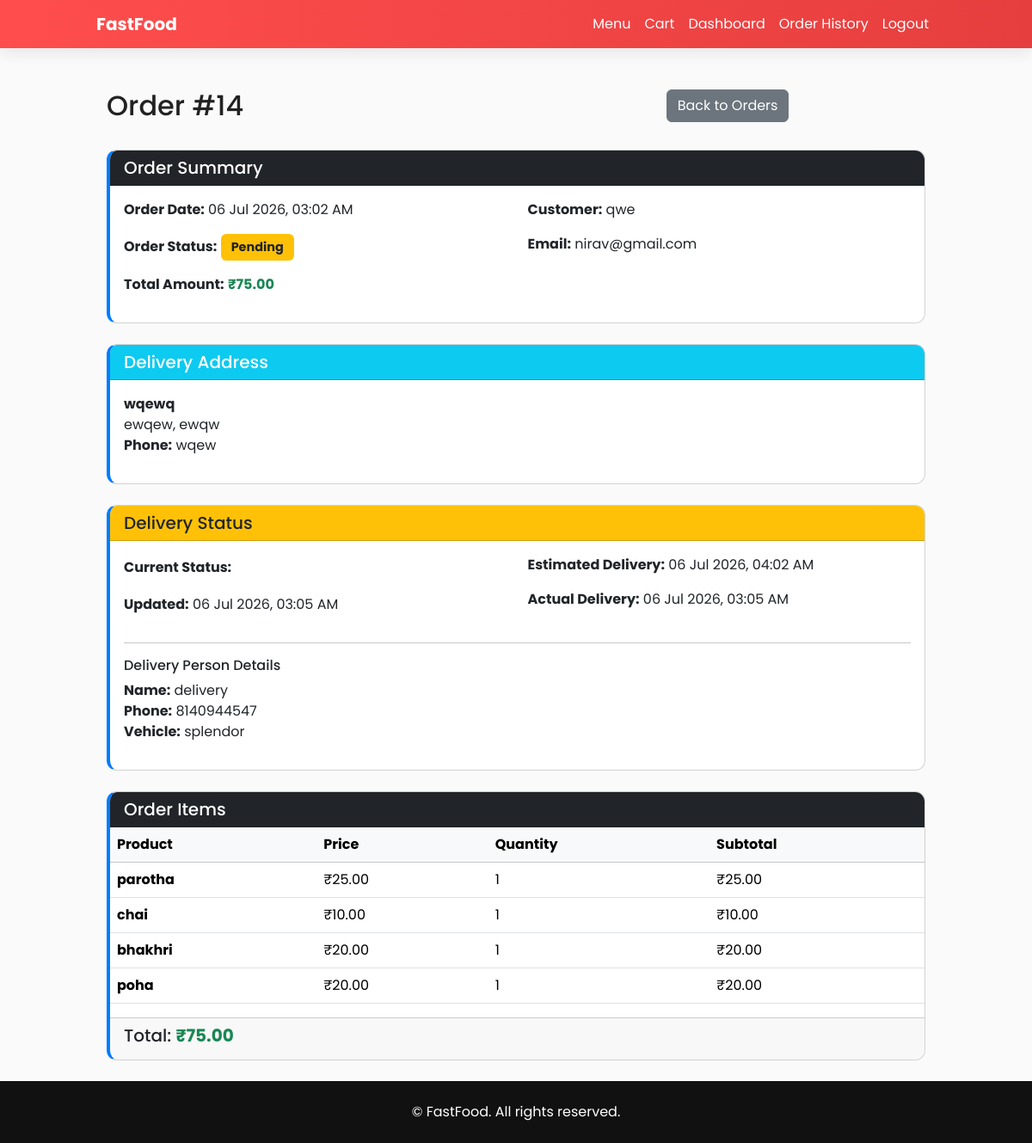
The page /order/14/ (signed in) on the database as committed earlier.
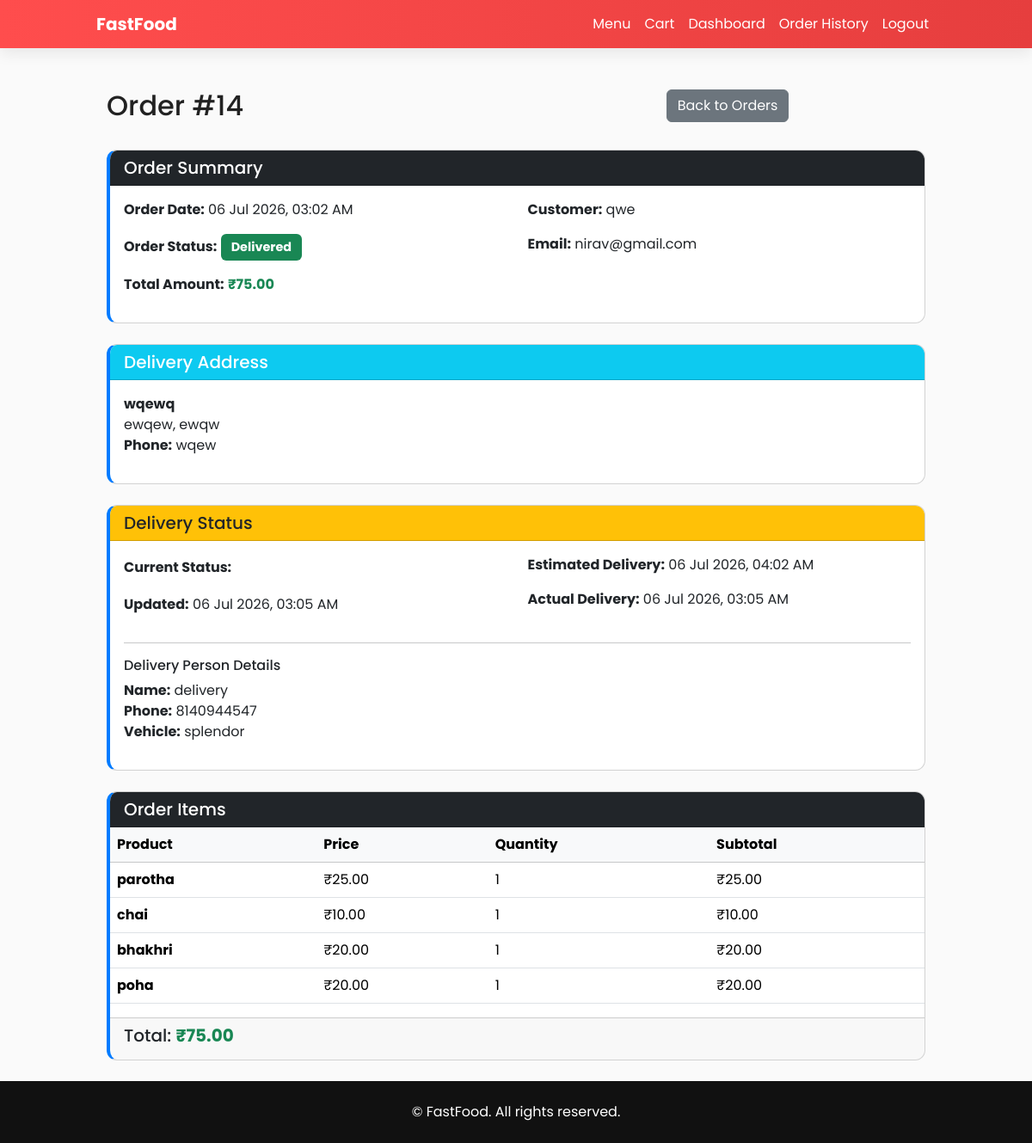
The same page on the database as committed later.
### food_app/models.py (models this page shows, shortened)
class Order(models.Model):
    user = models.ForeignKey(User, on_delete=models.CASCADE)
    cart = models.ForeignKey(Cart, on_delete=models.SET_NULL, null=True, blank=True)
    total = models.DecimalField(max_digits=10, decimal_places=2)
    created_at = models.DateTimeField(default=timezone.now)
    status = models.CharField(max_length=20, default="Pending")
    delivery_address = models.ForeignKey(DeliveryAddress, on_delete=models.SET_NULL, null=True, blank=True)

class DeliveryAddress(models.Model):
    user = models.ForeignKey(User, on_delete=models.CASCADE, related_name="delivery_addresses")
    street_address = models.CharField(max_length=255)
    city = models.CharField(max_length=100)
    postal_code = models.CharField(max_length=20)
    phone = models.CharField(max_length=20)
    latitude = models.FloatField(blank=True, null=True)
    longitude = models.FloatField(blank=True, null=True)
    is_default = models.BooleanField(default=False)
    created_at = models.DateTimeField(default=timezone.now)
    class Meta:
        verbose_name_plural = "Delivery Addresses"

### food_app/views.py (the view)
# urls.py: path("order/<int:order_id>/", views.order_detail, name="order_detail"),
@login_required(login_url="login")
def order_detail(request, order_id):
    redirect_response = redirect_for_role(request)
    if redirect_response:
        return redirect_response
    order = get_object_or_404(Order, id=order_id, user=request.user)
    order_items = order.items.all()
    delivery = getattr(order, 'delivery', None)
    return render(request, "food_app/order_detail.html", {
        "order": order,
        "order_items": order_items,
        "delivery": delivery
    })

### food_app/models.py (called while the page is built)
    @property
    def subtotal(self):
        return self.quantity * self.price

### food_app/views.py (called while the page is built)
def get_user_role(user):
    try:
        return user.userprofile.role
    except UserProfile.DoesNotExist:
        return "customer"

def redirect_for_role(request):
    if request.user.is_authenticated:
        role = get_user_role(request.user)
        if role == "admin":
            messages.info(request, "Admin staff use the admin dashboard.")
            return redirect("admin_dashboard")
        if role == "delivery":
            messages.info(request, "Delivery staff use the delivery dashboard.")
            return redirect("delivery_dashboard")
    return None

### food_app/templates/food_app/order_detail.html (shortened to what the changed rows need)
{% extends 'food_app/base.html' %}
{% block content %}
<div class="container mt-5">
    <div class="row mb-4">
        <div class="col-md-8">
            <h2>Order #{{ order.id }}</h2>
        </div>
    </div>
    <div class="card mb-4">
        <div class="card-body">
            <div class="row">
                <div class="col-md-6">
                    <p><strong>Order Date:</strong> {{ order.created_at|date:"d M Y, h:i A" }}</p>
                    <p><strong>Order Status:</strong> <span class="badge {% if order.status == 'Delivered' %}bg-success{% elif order.status == 'Cancelled' %}bg-danger{% elif order.status == 'Out for Delivery' %}bg-primary{% elif order.status == 'Assigned' %}bg-info text-dark{% else %}bg-warning text-dark{% endif %}">{{ order.status }}</span></p>
                    <p><strong>Total Amount:</strong> <strong class="text-success">₹{{ order.total }}</strong></p>
                </div>
                <div class="col-md-6">
                    <p><strong>Customer:</strong> {{ order.user.username }}</p>
                    <p><strong>Email:</strong> {{ order.user.email }}</p>
                </div>
            </div>
        </div>
    </div>
    {% if order.delivery_address %}
    <div class="card mb-4">
        <div class="card-header bg-info text-white">
            <h5 class="mb-0">Delivery Address</h5>
        </div>
        <div class="card-body">
            <p>
                <strong>{{ order.delivery_address.street_address }}</strong><br>
                {{ order.delivery_address.city }}, {{ order.delivery_address.postal_code }}<br>
                <strong>Phone:</strong> {{ order.delivery_address.phone }}
            </p>
        </div>
    </div>
    {% endif %}
    <div class="card">
        <div class="table-responsive">
            <table class="table table-hover">
                <thead class="table-light">
                    <tr>
                        <th>Product</th>
                        <th>Price</th>
                        <th>Quantity</th>
                        <th>Subtotal</th>
                    </tr>
                </thead>
            </table>
        </div>
        <div class="card-footer text-right">
            <h5>Total: <strong class="text-success">₹{{ order.total }}</strong></h5>
        </div>
    </div>
</div>
{% endblock %}

Rows that differ between the two databases and show on the page:
changed Order "qwe": status "Pending" → "Delivered"
